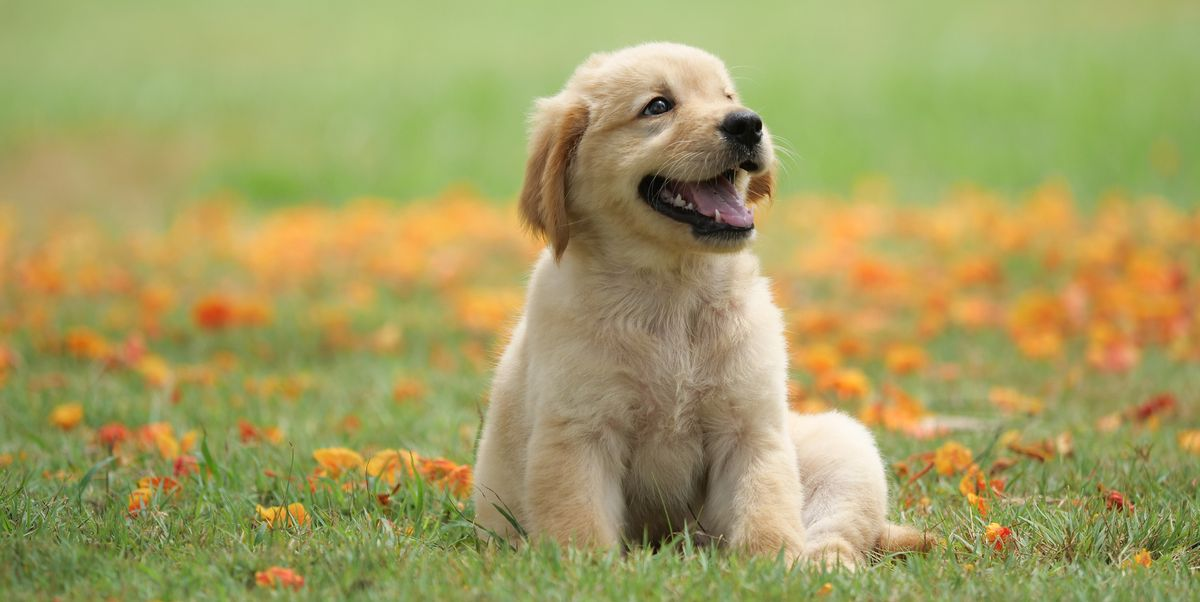
#> input picture dog.jpg, 1200 x 602 px
$ python transformations.py
#> lines starting #> are read from the running program, lines starting #| are printed output that depends on the picture
import cv2 as cv
import numpy as np

img=cv.imread('dog.jpg')
#> img is the input picture: shape (602, 1200, 3); mean B, G, R 97.6, 158.6, 163.9
#translation
def translate(img,x,y):
#> called with x = 100, y = 100
    transMat=np.float32([[1,0,x],[0,1,y]])
    dim=(img.shape[1],img.shape[0])
#> dim = (1200, 602)
    return cv.warpAffine(img,transMat,dim)
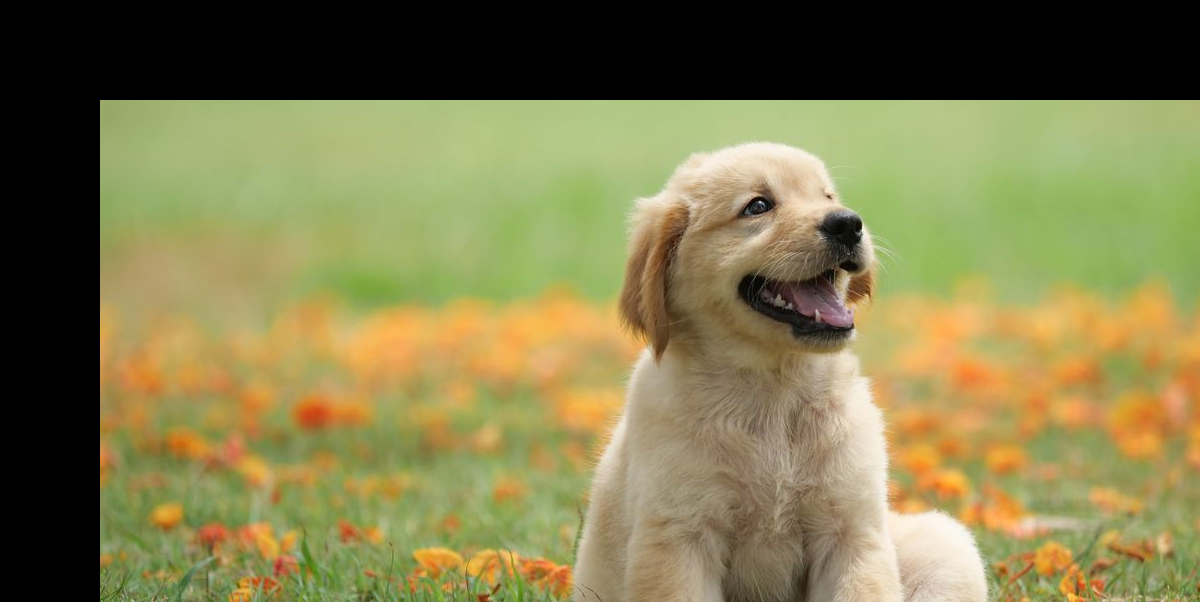
#> returned value: shape (602, 1200, 3); mean of channels 0, 1, 2 77.3, 124, 129.7; drawn as B, G, R

translated=translate(img,100,100)
cv.imshow("translated",translated)

cv.waitKey(0)

$ run again, with face3.jpeg copied over dog.jpg
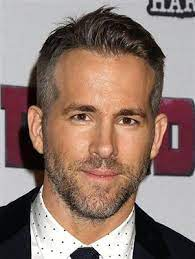
#> input picture face3.jpeg, 195 x 259 px
#> img is the input picture: shape (259, 195, 3); mean B, G, R 111.5, 120.4, 144.2
#> in translate, `return cv.warpAffine(img,transMat,dim)`:
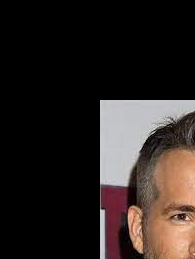
#> returned value: shape (259, 195, 3); mean of channels 0, 1, 2 33.7, 36.6, 44.3; drawn as B, G, R
